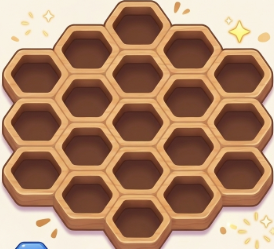
#> input picture assets/game-page-ui/board-full.png, 274 x 249 px, found by its file name
$ python gen_slots.py
#> lines starting #> are read from the running program, lines starting #| are printed output that depends on the picture; after the words box and inside, x2 and y2 are one past the last pixel; in counts of white or black regions, pixels touching at a corner belong together
import cv2
import numpy as np

board = cv2.imread('assets/game-page-ui/board-full.png', cv2.IMREAD_UNCHANGED)
#> board is the input picture: shape (249, 274, 4); mean B, G, R, A 107.3, 135.1, 174, 198
h, w = board.shape[:2]
#> h = 249; w = 274
b, g, r, a = cv2.split(board)
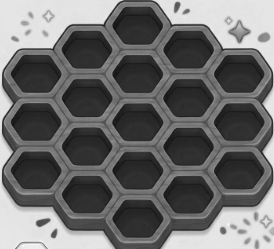
#> b: shape (249, 274); min 19, max 254, mean 107.3
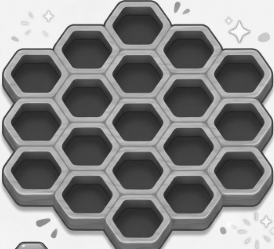
#> g: shape (249, 274); min 34, max 253, mean 135.1
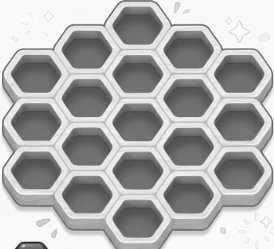
#> r: shape (249, 274); min 29, max 255, mean 174
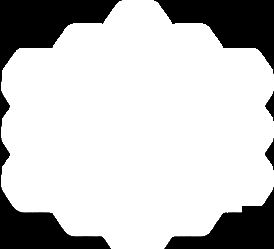
#> a: shape (249, 274); min 0, max 255, mean 198
cavity_mask = (r < 135) & (g < 90) & (b < 80) & (a > 200)
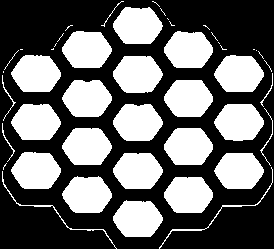
#> cavity_mask: shape (249, 274) bool; 41.1% white; 46 white regions (19 under 20 px), largest, box (x1, y1, x2, y2) and area: (113, 56, 163, 93) 1453, (62, 128, 112, 165) 1452, (113, 104, 163, 141) 1443
opened = cv2.morphologyEx((cavity_mask*255).astype(np.uint8), cv2.MORPH_OPEN, cv2.getStructuringElement(cv2.MORPH_ELLIPSE, (5, 5)))
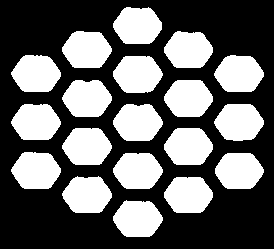
#> opened: shape (249, 274); 39.8% white; 19 white regions, largest, box (x1, y1, x2, y2) and area: (113, 56, 163, 93) 1450, (62, 128, 112, 165) 1450, (113, 104, 163, 141) 1441
num_labels, labels, stats, centroids = cv2.connectedComponentsWithStats(opened)
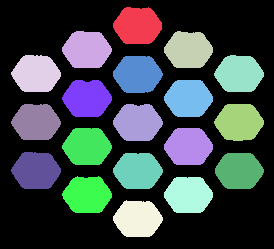
#> labels: shape (249, 274) int32; 20 distinct labels, from 0 to 19; one colour per label, 0 black
#> num_labels = 20; stats = 20 rows, first 6: [0, 0, 274, 249, 41083], [113, 7, 49, 37, 1429], [62, 31, 50, 37, 1438], [164, 31, 49, 37, 1415], [11, 55, 50, 37, 1431], [214, 55, 50, 37, 1424]; centroids = 20 rows, first 8: [136.1, 125.4], [137.2, 25.4], [86.4, 49.37], [188.1, 49.53], [35.72, 73.39], [238.7, 73.52], [137.3, 73.92], [86.61, 98.18]

cavities = [centroids[i] for i in range(1, num_labels) if 200 < stats[i, cv2.CC_STAT_AREA] < 1500]
#> cavities = 19 items, first 6: [137.2, 25.4], [86.4, 49.37], [188.1, 49.53], [35.72, 73.39], [238.7, 73.52], [137.3, 73.92]
cavities.sort(key=lambda c: c[0])
cols = [
    (sorted(cavities[0:3], key=lambda c: c[1]), -2, [-1, 0, 1]),
    (sorted(cavities[3:7], key=lambda c: c[1]), -1, [-1.5, -0.5, 0.5, 1.5]),
    (sorted(cavities[7:12], key=lambda c: c[1]), 0, [-2, -1, 0, 1, 2]),
    (sorted(cavities[12:16], key=lambda c: c[1]), 1, [-1.5, -0.5, 0.5, 1.5]),
    (sorted(cavities[16:19], key=lambda c: c[1]), 2, [-1, 0, 1])
]

print('const BOARD_SLOT_DEFS = [')
for items, col_val, r_vals in cols:
    print(f'  // Col {col_val}')
    for pt, r_val in zip(items, r_vals):
        u = round((pt[0] - w/2) / w, 5)
        v = round((pt[1] - h/2) / h, 5)
        print(f"  {{ id: '{col_val},{r_val}', col: {col_val}, r: {r_val}, u: {u}, v: {v} }},")
#> this loop made 5 passes
#> r_vals on passes 2 to 4: [-1.5, -0.5, 0.5, 1.5], [-2, -1, 0, 1, 2], [-1.5, -0.5, 0.5, 1.5]
#> (items, r_vals) on passes 1, 5: ([[35.72, 73.39], [35.63, 121.8], [35.7, 170.3]], [-1, 0, 1]), ([[238.7, 73.52], [238.7, 121.8], [238.7, 170.5]], [-1, 0, 1])
#> (printed output is left out)
print('];')

$ run again, with assets/game-page-ui/blue.png copied over assets/game-page-ui/board-full.png
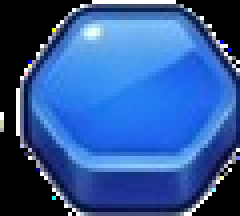
#> input picture assets/game-page-ui/blue.png, 60 x 54 px, found by its file name (shown 4 times larger)
#> board is the input picture: shape (54, 60, 4); mean B, G, R, A 153.7, 88, 47.7, 185.2
#> `b, g, r, a = cv2.split(board)`:
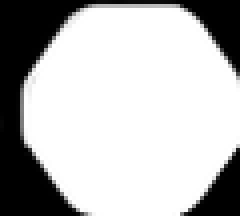
#> a: shape (54, 60) (shown 4 times larger); min 0, max 255, mean 185.2
#> `cavity_mask = (r < 135) & (g < 90) & (b < 80) & (a > 200)`:
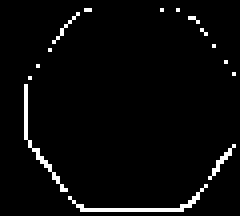
#> cavity_mask: shape (54, 60) bool (shown 4 times larger); 3.4% white in thin lines or dots, all inside (x1, y1, x2, y2) = (6, 2, 59, 53)
#> opened: shape (54, 60); every value is 0
#> labels: shape (54, 60) int32; every value is 0
#> num_labels = 1; stats = [[0, 0, 60, 54, 3240]]; centroids = [[29.5, 26.5]]
#> cavities = []
#> cols = [([], -2, [-1, 0, 1]), ([], -1, [-1.5, -0.5, 0.5, 1.5]), ([], 0, [-2, -1, 0, 1, 2]), ([], 1, [-1.5, -0.5, 0.5, 1.5]), ([], 2, [-1, 0, 1])]
#> the loop `for items, col_val, r_vals in cols:` made 5 passes
#> (printed output is left out)

$ run again, with assets/game-page-ui/green.png copied over assets/game-page-ui/board-full.png
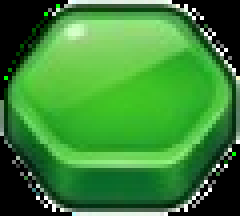
#> input picture assets/game-page-ui/green.png, 60 x 54 px, found by its file name (shown 4 times larger)
#> board is the input picture: shape (54, 60, 4); mean B, G, R, A 54.4, 134.3, 59.7, 194.8
#> `b, g, r, a = cv2.split(board)`:
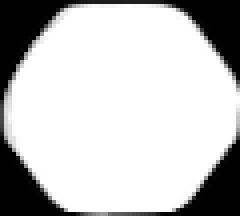
#> a: shape (54, 60) (shown 4 times larger); min 0, max 255, mean 194.8
#> `cavity_mask = (r < 135) & (g < 90) & (b < 80) & (a > 200)`:
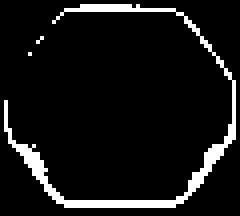
#> cavity_mask: shape (54, 60) bool (shown 4 times larger); 8.1% white in thin lines or dots
#> opened: shape (54, 60); every value is 0
#> labels: shape (54, 60) int32; every value is 0
#> num_labels = 1; stats = [[0, 0, 60, 54, 3240]]; centroids = [[29.5, 26.5]]
#> cavities = []
#> cols = [([], -2, [-1, 0, 1]), ([], -1, [-1.5, -0.5, 0.5, 1.5]), ([], 0, [-2, -1, 0, 1, 2]), ([], 1, [-1.5, -0.5, 0.5, 1.5]), ([], 2, [-1, 0, 1])]
#> the loop `for items, col_val, r_vals in cols:` made 5 passes
#> (printed output is left out)

$ run again, with assets/game-page-ui/hexa-place.png copied over assets/game-page-ui/board-full.png
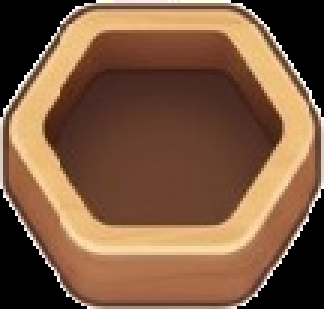
#> input picture assets/game-page-ui/hexa-place.png, 108 x 103 px, found by its file name (shown 3 times larger)
#> board is the input picture: shape (103, 108, 4); mean B, G, R, A 64.5, 89.7, 124.9, 202.3
#> cavity_mask: shape (103, 108) bool; 40.3% white; 3 white regions, box (x1, y1, x2, y2) and area: (15, 11, 94, 75) 3969, (1, 12, 107, 102) 396, (20, 2, 103, 34) 113
#> `opened = cv2.morphologyEx((cavity_mask*255).astype(np.uint8), cv2.MORP..`:
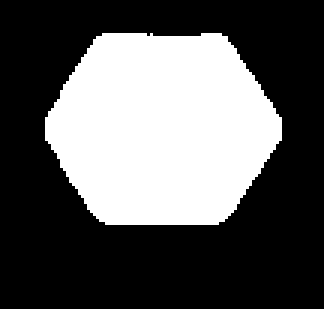
#> opened: shape (103, 108) (shown 3 times larger); 35.7% white; 1 white region, box (x1, y1, x2, y2) and area: (15, 11, 94, 75) 3969
#> num_labels = 2; stats = [[0, 0, 108, 103, 7155], [15, 11, 79, 64, 3969]]; centroids = [[53.41, 55.68], [53.66, 42.57]]
#> cavities = []
#> cols = [([], -2, [-1, 0, 1]), ([], -1, [-1.5, -0.5, 0.5, 1.5]), ([], 0, [-2, -1, 0, 1, 2]), ([], 1, [-1.5, -0.5, 0.5, 1.5]), ([], 2, [-1, 0, 1])]
#> the loop `for items, col_val, r_vals in cols:` made 5 passes
#> (printed output is left out)
